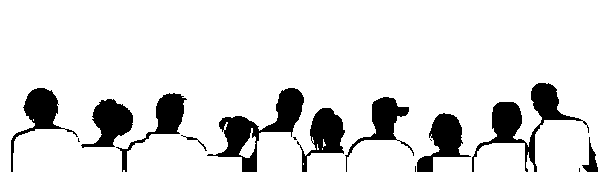
#> input picture output.png, 605 x 172 px
$ python test.py
#> lines starting #> are read from the running program, lines starting #| are printed output that depends on the picture; after the words box and inside, x2 and y2 are one past the last pixel; in counts of white or black regions, pixels touching at a corner belong together
import cv2

from scipy import ndimage
img = cv2.imread("output.png")
#> img is the input picture: shape (172, 605, 3); 87.6% white; 15 black regions (5 under 20 px), largest, box (x1, y1, x2, y2) and area: (472, 83, 589, 172) 2408, (207, 88, 304, 172) 2382, (417, 113, 471, 172) 1382
img_copy = 255-img
kernel = cv2.getStructuringElement(cv2.MORPH_RECT, (3, 3))
# Finding contours for the thresholded image
opening1 = cv2.morphologyEx(img_copy, cv2.MORPH_OPEN, kernel, iterations=1)
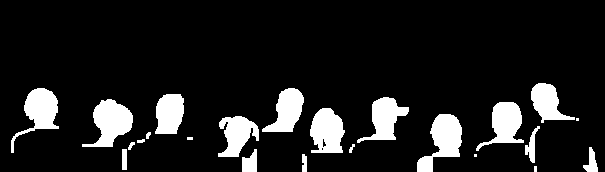
#> opening1: shape (172, 605, 3); 11.8% white; 23 white regions (4 under 20 px), largest, box (x1, y1, x2, y2) and area: (82, 99, 133, 147) 1354, (417, 114, 462, 172) 1347, (11, 88, 59, 153) 1210
opening2 = cv2.morphologyEx(img_copy, cv2.MORPH_OPEN, kernel, iterations=5)
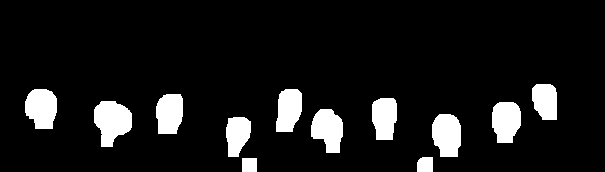
#> opening2: shape (172, 605, 3); 9.7% white; 12 white regions, largest, box (x1, y1, x2, y2) and area: (94, 101, 132, 147) 1242, (432, 114, 461, 157) 1042, (25, 89, 57, 129) 1039

# opening2=255-opening2
opening1 = 255-opening1

labeled, nr_objects = ndimage.label(opening2)
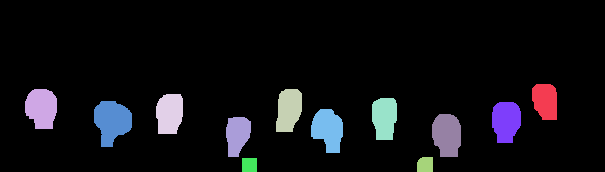
#> labeled: shape (172, 605, 3) int32; 13 distinct labels, from 0 to 12; one colour per label, 0 black
#> nr_objects = 12
print("Number of head is - " + str(nr_objects))
#| Number of head is - 12

cv2.imshow("img", opening2)

cv2.waitKey(0)
cv2.destroyAllWindows()
# print(img)
